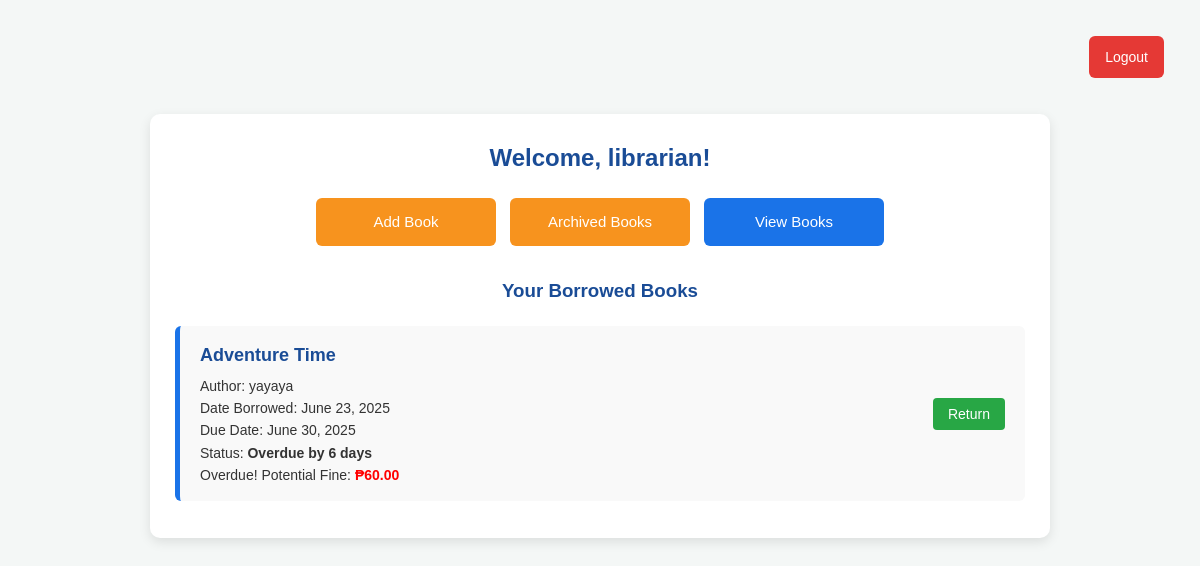
The page /dashboard.php (signed in) on the database as committed earlier.
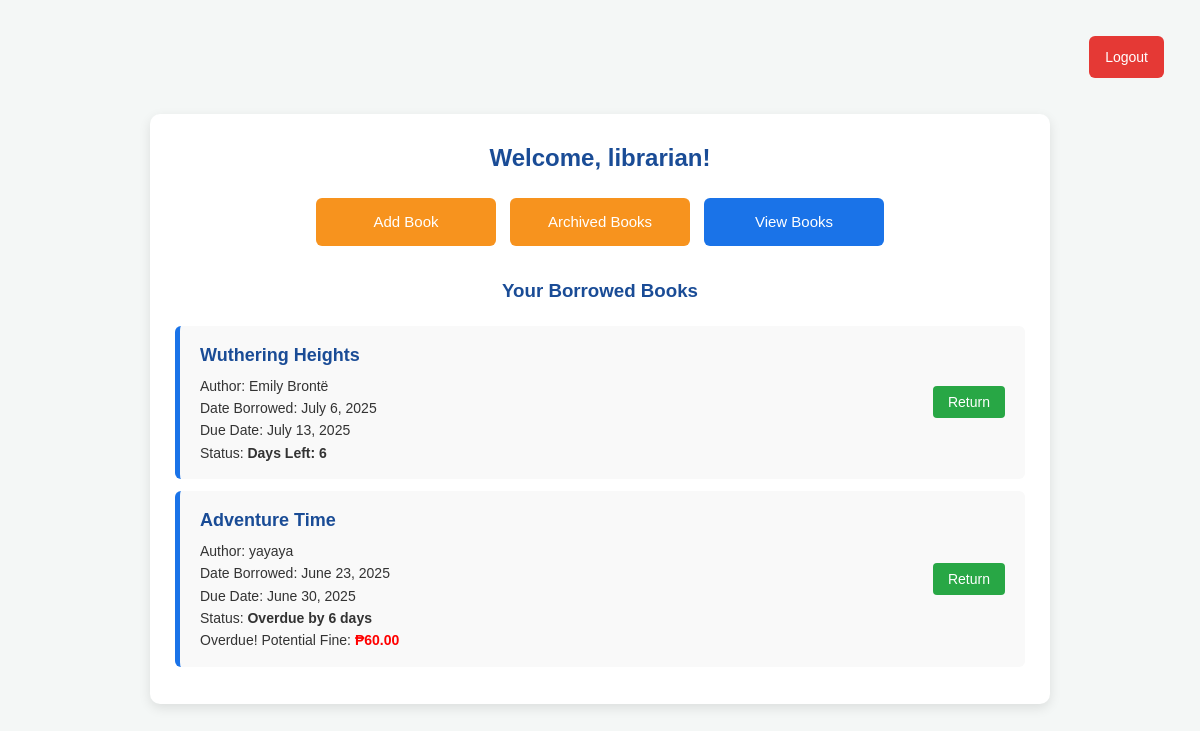
The same page on the database as committed later.
### tables this page shows
CREATE TABLE `borrowings` (
  `borrow_id` int(11) NOT NULL,
  `book_id` varchar(40) NOT NULL,
  `user_id` int(11) NOT NULL,
  `borrow_date` date NOT NULL,
  `due_date` date NOT NULL,
  `return_date` date DEFAULT NULL,
  `fine_amount` decimal(10,2) NOT NULL DEFAULT 0.00,
  `status` enum('borrowed','returned','overdue','') NOT NULL DEFAULT 'borrowed'
);

CREATE TABLE `books` (
  `book_id` varchar(40) NOT NULL,
  `title` varchar(255) NOT NULL,
  `author` varchar(255) NOT NULL,
  `month_published` varchar(20) DEFAULT NULL,
  `year_published` int(11) NOT NULL,
  `category` varchar(50) NOT NULL,
  `cover_image` varchar(255) DEFAULT NULL,
  `date_added` date NOT NULL,
  `count_in_library` int(11) NOT NULL DEFAULT 0,
  `available_copies` int(11) NOT NULL DEFAULT 0,
  `status` enum('available','borrowed','archived','') NOT NULL DEFAULT 'available'
);

### dashboard.php (the view, shortened to what this page needs)
<?php
include "db.php";
$username = $_SESSION['username'];
$user_id = $_SESSION['user_id'];
$user_type = $_SESSION['user_type'];
$query = "
    SELECT b.title, b.author, br.borrow_date, br.due_date, br.return_date, br.fine_amount, br.borrow_id, br.book_id
    FROM borrowings br
    JOIN books b ON br.book_id = b.book_id
    WHERE br.user_id = ?
    ORDER BY br.borrow_date DESC
";
$stmt = $conn->prepare($query);
$stmt->bind_param("i", $user_id);
$stmt->execute();
$result = $stmt->get_result();
?>
<!DOCTYPE html>
<html>
<head>
    <link rel="stylesheet" href="style.css">
</head>
<body>
    <div class="logout-top">
        <a href="logout.php">Logout</a>
    </div>
    <div class="container dashboard-box">
        <h2>Welcome, <?php echo htmlspecialchars($username); ?>!</h2>
        <div class="button-grid">
            <?php if ($user_type === 'admin' || $user_type === 'librarian'): ?>
                <a href="add_book.php" class="dash-button admin-button">Add Book</a>
                <a href="archive_book.php" class="dash-button admin-button">Archived Books</a>
            <?php endif; ?>
            <a href="view_books.php" class="dash-button">View Books</a>
        </div>
        <h3>Your Borrowed Books</h3>
        <?php if ($result->num_rows > 0): ?>
            <?php while ($row = $result->fetch_assoc()): ?>
                <?php
                $borrowed_date = new DateTime($row['borrow_date']);
                $due_date = new DateTime($row['due_date']);
                $today = new DateTime();
                $is_returned = ($row['return_date'] !== null);
                $status_text = "Not Returned";
                $fine_display = "";
                $card_class = "";
                if ($is_returned) {
                    $status_text = "Returned on " . (new DateTime($row['return_date']))->format('F j, Y');
                    $card_class = "returned";
                    if ($row['fine_amount'] > 0) {
                        $fine_display = "Fine Paid: <span class='fine'>₱" . number_format($row['fine_amount'], 2) . "</span>";
                    }
                } else {
                    if ($today > $due_date) {
                        $interval = $today->diff($due_date);
                        $overdue_days = $interval->days;
                        $potential_fine = $overdue_days * 10;
                        $fine_display = "Overdue! Potential Fine: <span class='fine'>₱" . number_format($potential_fine, 2) . "</span>";
                        $status_text = "Overdue by " . $overdue_days . " days";
                    } else {
                        $interval = $today->diff($due_date);
                        $remaining_days = $interval->days;
                        $status_text = ($remaining_days === 0) ? "Due Today" : "Days Left: " . $remaining_days;
                    }
                }
                ?>
                <div class="borrowed-card <?php echo $card_class; ?>">
                    <div class="borrowed-details">
                        <div class="borrowed-title"><?php echo htmlspecialchars($row['title']); ?></div>
                        <div class="meta">
                            Author: <?php echo htmlspecialchars($row['author']); ?><br>
                            Date Borrowed: <?php echo $borrowed_date->format('F j, Y'); ?><br>
                            Due Date: <?php echo $due_date->format('F j, Y'); ?><br>
                            Status: <strong><?php echo $status_text; ?></strong><br>
                            <?php echo $fine_display; ?>
                        </div>
                    </div>
                    <div class="borrowed-actions">
                        <?php if (!$is_returned): ?>
                            <form action="" method="POST" style="display:inline-block;"
                                  onsubmit="return confirmReturn('<?php echo htmlspecialchars($row['title']); ?>');">
                                <button type="submit" name="action" value="return" class="btn-return">Return</button>
                            </form>
                        <?php else: ?>
                            <button disabled class="btn-returned">Returned</button>
                        <?php endif; ?>
                    </div>
                </div>
            <?php endwhile; ?>
        <?php else: ?>
            <p>You have not borrowed any books.</p>
        <?php endif; ?>
    </div>
</body>
</html>

### style.css (style rules this page uses)
* { margin: 0; padding: 0; box-sizing: border-box; }
body { font-family: 'Inter', 'Segoe UI', sans-serif; background-color: #f4f6f9; color: #333; line-height: 1.6; }
.container { max-width: 960px; margin: 2rem auto; padding: 2rem; background: #ffffff; border-radius: 12px; box-shadow: 0 4px 12px rgba(0, 0, 0, 0.08); }
h1, h2, h3 { color: #2c3e50; margin-bottom: 1rem; }
form { display: flex; flex-direction: column; gap: 1rem; }
button, input[type="submit"] { background-color: #007bff; color: #fff; padding: 0.75rem 1.5rem; border: none; border-radius: 8px; font-size: 1rem; cursor: pointer; transition: background-color 0.3s ease; }

### dashboard.php (style rules this page uses)
body { font-family: Arial, sans-serif; background-color: #f4f7f6; margin: 0; padding: 20px; color: #333; }
.logout-top { display: flex; justify-content: flex-end; padding: 16px; }
.logout-top a { background: #e53935; color: white; padding: 10px 16px; text-decoration: none; border-radius: 6px; font-size: 14px; transition: background 0.2s ease; }
.container { max-width: 900px; margin: 20px auto; padding: 25px; background-color: #ffffff; border-radius: 10px; box-shadow: 0 4px 12px rgba(0,0,0,0.1); }
h2, h3 { text-align: center; color: #1a4c96; margin-bottom: 20px; }
.button-grid { display: flex; flex-wrap: wrap; justify-content: center; gap: 14px; margin-bottom: 30px; }
.dash-button { background: #1a73e8; color: white; padding: 12px 20px; border: none; border-radius: 6px; font-size: 15px; cursor: pointer; text-decoration: none; transition: background 0.3s ease; min-width: 180px; display: flex; align-items: center; justify-content: center; text-align: center; }
.borrowed-card { display: flex; align-items: center; justify-content: space-between; background: #f9f9f9; border-left: 5px solid #1a73e8; padding: 15px 20px; margin-bottom: 12px; text-align: left; border-radius: 6px; }
.borrowed-details { flex-grow: 1; }
.borrowed-title { font-weight: bold; color: #1a4c96; font-size: 18px; }
.meta { font-size: 14px; margin-top: 5px; color: #333; }
.fine { color: red; font-weight: bold; }
.admin-button { background-color: #f7931e; display: flex; align-items: center; justify-content: center; text-align: center; }
.btn-return { background-color: #28a745; color: white; padding: 8px 15px; border: none; border-radius: 4px; cursor: pointer; font-size: 14px; transition: background 0.3s ease; white-space: nowrap; }

Rows that differ between the two databases and show on the page:
added borrowings: book.title "Wuthering Heights", book.author "Emily Brontë", borrow_date "July 6, 2025", due_date "July 13, 2025", due_date "Days Left: 6"
